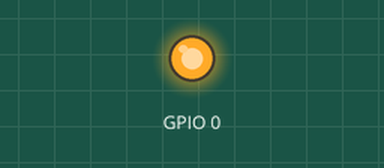
Bench run of a sketch on a simulated ESP8266 (NodeMCU). Shown: output pins drawn as LEDs (lit = HIGH). WiFi joins after 1.5 s; servers stay silent unless stated; what the sketch prints to the serial monitor is not drawn.

Above: at 2.7 s.
At 6.3 s:
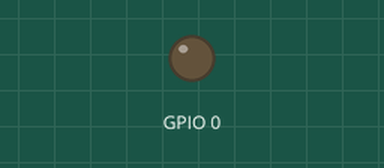
Timing chart, 0 to 11.6 s (numbered marks = the images above):
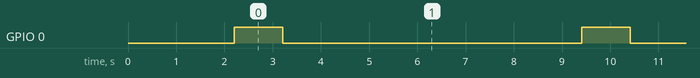

Measured:
- by itself, GPIO 0: alternates HIGH for 1.0 s and LOW for 6.2 s

The sketch:

sketch_aug30a.ino
```cpp
#include<ESP8266WiFi.h>

const char ssid[] = "HolidayLightsController";
const char pass[] = "LightsPassword";
const char host[] = "192.168.0.1";
const uint32_t port = 1234;
uint32_t previous_millis = 0, current_millis = 0, delay_millis = 500, led_state = 0;
const IPAddress ip(192, 168, 0, 2);
const IPAddress gateway(192, 168, 0, 1);
const IPAddress subnet(255, 255, 255, 0);
int status = WL_IDLE_STATUS;
uint32_t send_count = 0;

WiFiClient client;

void setup()
{
  // put your setup code here, to run once:
  pinMode(0, OUTPUT);
  Serial.begin(115200);
  delay(500);
  Serial.println("Attempting to connect to Wi-Fi network...");
  Serial.print("SSID: ");
  Serial.println(ssid);
  WiFi.mode(WIFI_STA);
  Serial.print("Connecting");
  WiFi.begin(ssid, pass);
  //WiFi.config(ip, gateway, subnet);
  while(WiFi.status() != WL_CONNECTED)
  {
    delay(500);
    Serial.print(".");
  }
  Serial.println("");
  Serial.println("Connected to access point");
  Serial.print("Connecting to: ");
  Serial.println(host);
  if(!client.connect(host, port))
  {
    Serial.println("Connection failed.");
    Serial.println("Waiting 2 seconds...");
    delay(2000);
    if(!client.connect(host, port))
    {
      Serial.println("Connection failed again...");
    }
  }
}

void loop()
{
  if(!client.connected())
  {
    Serial.println("Conncection failed");
    Serial.print("Waiting 5 seconds");
    for(uint8_t i = 0; i < 20; ++i)
    {
      Serial.print(".");
      delay(250);
    }
    Serial.println("");
    client.connect(host, port);
    if(client.connected())
    {
      Serial.println("Reconnected");
    }
  }
  current_millis = millis();
  if((current_millis - previous_millis) >= delay_millis)
  {
    previous_millis = current_millis;
    if(led_state == 0)
    {
      digitalWrite(0, HIGH);
      led_state = 1;
    }
    else if(led_state == 1)
    {
      digitalWrite(0, LOW);
      led_state = 0;
    }
    client.print(send_count);

    if(client.connected())
    {
      send_count++;
      send_count++;
      Serial.println("");
      //Serial.println("Client is connected... maybe data isn't being received");
      String line = client.readStringUntil('\r');
      Serial.println(line);
    }
  }
}
```
